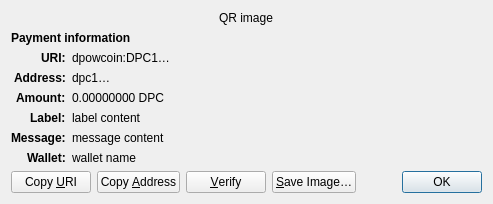
<?xml version="1.0" encoding="UTF-8"?>
<ui version="4.0">
 <class>ReceiveRequestDialog</class>
 <widget class="QDialog" name="ReceiveRequestDialog">
  <property name="geometry">
   <rect>
    <x>0</x>
    <y>0</y>
    <width>413</width>
    <height>229</height>
   </rect>
  </property>
  <property name="windowTitle">
   <string>Request payment to …</string>
  </property>
  <layout class="QGridLayout" name="gridLayout" columnstretch="0,1">
   <property name="sizeConstraint">
    <enum>QLayout::SetFixedSize</enum>
   </property>
   <item row="0" column="0" colspan="2" alignment="Qt::AlignHCenter">
    <widget class="QRImageWidget" name="qr_code">
     <property name="text">
      <string notr="true">QR image</string>
     </property>
     <property name="textInteractionFlags">
      <set>Qt::NoTextInteraction</set>
     </property>
    </widget>
   </item>
   <item row="1" column="0" colspan="2">
    <widget class="QLabel" name="payment_header">
     <property name="font">
      <font>
       <weight>75</weight>
       <bold>true</bold>
      </font>
     </property>
     <property name="text">
      <string>Payment information</string>
     </property>
     <property name="textInteractionFlags">
      <set>Qt::NoTextInteraction</set>
     </property>
    </widget>
   </item>
   <item row="2" column="0" alignment="Qt::AlignRight|Qt::AlignTop">
    <widget class="QLabel" name="uri_tag">
     <property name="font">
      <font>
       <weight>75</weight>
       <bold>true</bold>
      </font>
     </property>
     <property name="text">
      <string notr="true">URI:</string>
     </property>
     <property name="textFormat">
      <enum>Qt::PlainText</enum>
     </property>
     <property name="textInteractionFlags">
      <set>Qt::NoTextInteraction</set>
     </property>
    </widget>
   </item>
   <item row="2" column="1" alignment="Qt::AlignTop">
    <widget class="QLabel" name="uri_content">
     <property name="text">
      <string notr="true">dpowcoin:DPC1…</string>
     </property>
     <property name="textFormat">
      <enum>Qt::RichText</enum>
     </property>
     <property name="wordWrap">
      <bool>true</bool>
     </property>
     <property name="textInteractionFlags">
      <set>Qt::TextSelectableByMouse</set>
     </property>
    </widget>
   </item>
   <item row="3" column="0" alignment="Qt::AlignRight|Qt::AlignTop">
    <widget class="QLabel" name="address_tag">
     <property name="font">
      <font>
       <weight>75</weight>
       <bold>true</bold>
      </font>
     </property>
     <property name="text">
      <string>Address:</string>
     </property>
     <property name="textInteractionFlags">
      <set>Qt::NoTextInteraction</set>
     </property>
    </widget>
   </item>
   <item row="3" column="1" alignment="Qt::AlignTop">
    <widget class="QLabel" name="address_content">
     <property name="text">
      <string notr="true">dpc1…</string>
     </property>
     <property name="textFormat">
      <enum>Qt::PlainText</enum>
     </property>
     <property name="textInteractionFlags">
      <set>Qt::TextSelectableByMouse</set>
     </property>
    </widget>
   </item>
   <item row="4" column="0" alignment="Qt::AlignRight|Qt::AlignTop">
    <widget class="QLabel" name="amount_tag">
     <property name="font">
      <font>
       <weight>75</weight>
       <bold>true</bold>
      </font>
     </property>
     <property name="text">
      <string>Amount:</string>
     </property>
     <property name="textInteractionFlags">
      <set>Qt::NoTextInteraction</set>
     </property>
    </widget>
   </item>
   <item row="4" column="1" alignment="Qt::AlignTop">
    <widget class="QLabel" name="amount_content">
     <property name="text">
      <string notr="true">0.00000000 DPC</string>
     </property>
     <property name="textFormat">
      <enum>Qt::PlainText</enum>
     </property>
     <property name="textInteractionFlags">
      <set>Qt::TextSelectableByMouse</set>
     </property>
    </widget>
   </item>
   <item row="5" column="0" alignment="Qt::AlignRight|Qt::AlignTop">
    <widget class="QLabel" name="label_tag">
     <property name="font">
      <font>
       <weight>75</weight>
       <bold>true</bold>
      </font>
     </property>
     <property name="text">
      <string>Label:</string>
     </property>
     <property name="textInteractionFlags">
      <set>Qt::NoTextInteraction</set>
     </property>
    </widget>
   </item>
   <item row="5" column="1" alignment="Qt::AlignTop">
    <widget class="QLabel" name="label_content">
     <property name="text">
      <string notr="true">label content</string>
     </property>
     <property name="textFormat">
      <enum>Qt::PlainText</enum>
     </property>
     <property name="wordWrap">
      <bool>true</bool>
     </property>
     <property name="textInteractionFlags">
      <set>Qt::TextSelectableByMouse</set>
     </property>
    </widget>
   </item>
   <item row="6" column="0" alignment="Qt::AlignRight|Qt::AlignTop">
    <widget class="QLabel" name="message_tag">
     <property name="font">
      <font>
       <weight>75</weight>
       <bold>true</bold>
      </font>
     </property>
     <property name="text">
      <string>Message:</string>
     </property>
     <property name="textInteractionFlags">
      <set>Qt::NoTextInteraction</set>
     </property>
    </widget>
   </item>
   <item row="6" column="1" alignment="Qt::AlignTop">
    <widget class="QLabel" name="message_content">
     <property name="text">
      <string notr="true">message content</string>
     </property>
     <property name="textFormat">
      <enum>Qt::PlainText</enum>
     </property>
     <property name="wordWrap">
      <bool>true</bool>
     </property>
     <property name="textInteractionFlags">
      <set>Qt::TextSelectableByMouse</set>
     </property>
    </widget>
   </item>
   <item row="7" column="0" alignment="Qt::AlignRight|Qt::AlignTop">
    <widget class="QLabel" name="wallet_tag">
     <property name="font">
      <font>
       <weight>75</weight>
       <bold>true</bold>
      </font>
     </property>
     <property name="text">
      <string>Wallet:</string>
     </property>
     <property name="textInteractionFlags">
      <set>Qt::NoTextInteraction</set>
     </property>
    </widget>
   </item>
   <item row="7" column="1" alignment="Qt::AlignTop">
    <widget class="QLabel" name="wallet_content">
     <property name="text">
      <string notr="true">wallet name</string>
     </property>
     <property name="textFormat">
      <enum>Qt::PlainText</enum>
     </property>
     <property name="wordWrap">
      <bool>true</bool>
     </property>
     <property name="textInteractionFlags">
      <set>Qt::TextSelectableByMouse</set>
     </property>
    </widget>
   </item>
   <item row="8" column="0" colspan="2">
    <layout class="QHBoxLayout" name="horizontalLayout">
     <item>
      <widget class="QPushButton" name="btnCopyURI">
       <property name="text">
        <string>Copy &amp;URI</string>
       </property>
       <property name="autoDefault">
        <bool>false</bool>
       </property>
      </widget>
     </item>
     <item>
      <widget class="QPushButton" name="btnCopyAddress">
       <property name="text">
        <string>Copy &amp;Address</string>
       </property>
       <property name="autoDefault">
        <bool>false</bool>
       </property>
      </widget>
     </item>
     <item>
      <widget class="QPushButton" name="btnVerify">
       <property name="text">
        <string>&amp;Verify</string>
       </property>
       <property name="toolTip">
        <string>Verify this address on e.g. a hardware wallet screen</string>
       </property>
       <property name="autoDefault">
        <bool>false</bool>
       </property>
      </widget>
     </item>
     <item>
      <widget class="QPushButton" name="btnSaveAs">
       <property name="text">
        <string>&amp;Save Image…</string>
       </property>
       <property name="autoDefault">
        <bool>false</bool>
       </property>
      </widget>
     </item>
     <item>
      <spacer name="horizontalSpacer_2">
       <property name="orientation">
        <enum>Qt::Horizontal</enum>
       </property>
       <property name="sizeHint" stdset="0">
        <size>
         <width>40</width>
         <height>20</height>
        </size>
       </property>
      </spacer>
     </item>
     <item>
      <widget class="QDialogButtonBox" name="buttonBox">
       <property name="focusPolicy">
        <enum>Qt::StrongFocus</enum>
       </property>
       <property name="standardButtons">
        <set>QDialogButtonBox::Ok</set>
       </property>
      </widget>
     </item>
    </layout>
   </item>
  </layout>
 </widget>
 <customwidgets>
  <customwidget>
   <class>QRImageWidget</class>
   <extends>QLabel</extends>
   <header>qt/qrimagewidget.h</header>
  </customwidget>
 </customwidgets>
 <tabstops>
  <tabstop>buttonBox</tabstop>
  <tabstop>btnCopyURI</tabstop>
  <tabstop>btnCopyAddress</tabstop>
  <tabstop>btnSaveAs</tabstop>
 </tabstops>
 <resources/>
 <connections>
  <connection>
   <sender>buttonBox</sender>
   <signal>accepted()</signal>
   <receiver>ReceiveRequestDialog</receiver>
   <slot>accept()</slot>
   <hints>
    <hint type="sourcelabel">
     <x>135</x>
     <y>230</y>
    </hint>
    <hint type="destinationlabel">
     <x>135</x>
     <y>126</y>
    </hint>
   </hints>
  </connection>
 </connections>
</ui>
